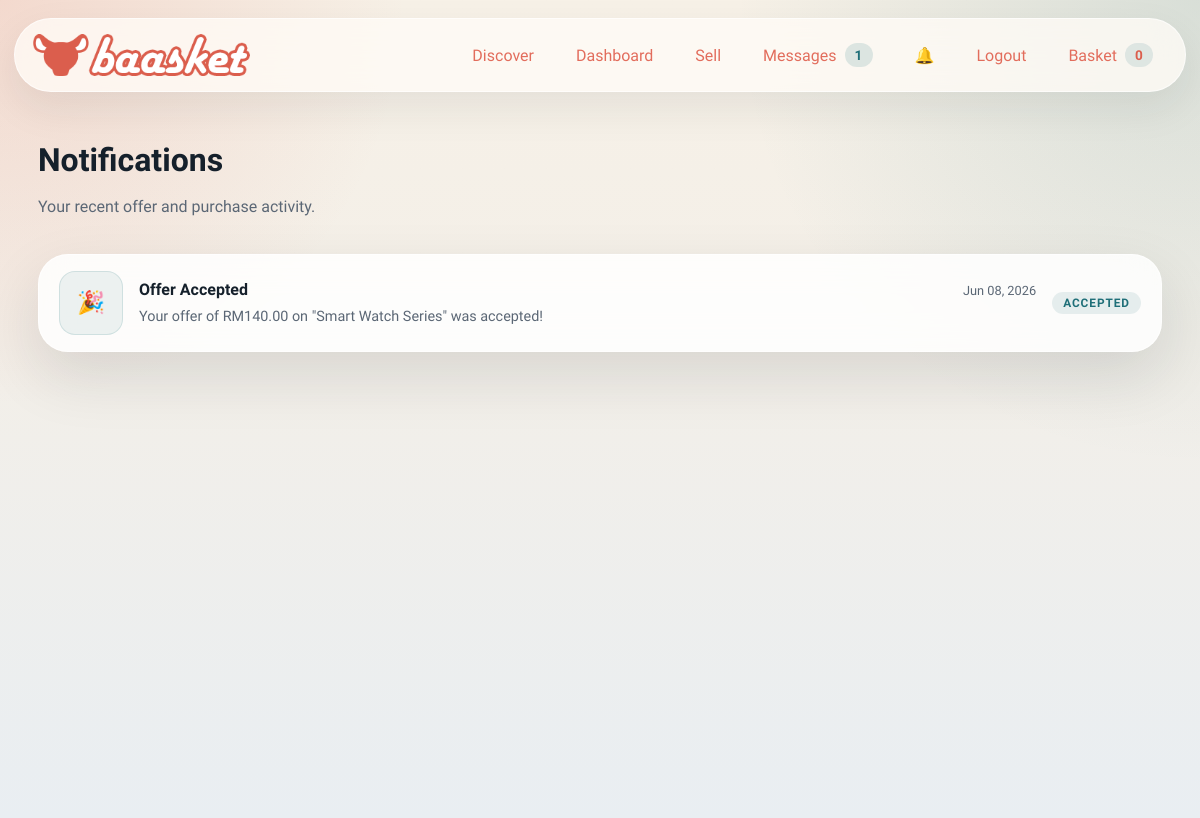
Screenshot of /notifications (signed in) with the database file from the repository.
### models.py (models this page shows)
class Notification(db.Model):
    __tablename__ = "notification"
    id = db.Column(db.Integer, primary_key=True)
    user_id = db.Column(db.Integer, db.ForeignKey("user.id"), nullable=False, index=True)
    message = db.Column(db.String(255), nullable=False)
    category = db.Column(db.String(40), nullable=False, default="general")
    is_read = db.Column(db.Boolean, nullable=False, default=False)
    created_at = db.Column(db.DateTime, nullable=False, default=datetime.utcnow, index=True)
    user = db.relationship("User", foreign_keys=[user_id], backref="notifications")

### main.py (the view)
	@app.get("/notifications")
	@login_required
	def notifications_view() -> str:
		notifs = (
			Notification.query.filter_by(user_id=current_user.id)
			.order_by(Notification.created_at.desc())
			.all()
		)
		for n in notifs:
			n.is_read = True
		db.session.commit()
		return render_template(
			"notifications.html",
			title="Notifications | Baasket",
			notifications=notifs,
		)

### models.py (called while the page is built)
@login_manager.user_loader
def load_user(user_id: str) -> User | None:
    if not user_id.isdigit():
        return None
    return db.session.get(User, int(user_id))

### payment.py (called while the page is built)
    def options(self) -> tuple[dict[str, object], ...]:
        return tuple(
            {
                "code": strategy.code,
                "label": strategy.label,
                "fee_rate": getattr(strategy, "fee_rate", Decimal("0.00")),
            }
            for strategy in self._strategies.values()
        )

### templates/notifications.html (shortened to what this page needs)
{% extends "base.html" %}
{% block content %}
<section class="section-block">
  <div class="section-heading">
    <div>
      <h2>Notifications</h2>
      <p>Your recent offer and purchase activity.</p>
    </div>
  </div>
  {% if notifications %}
    <div class="inbox-list">
      {% for notif in notifications %}
        <div class="inbox-row card-surface" style="cursor:default;">
          <div class="inbox-thumb-wrap">
            <div class="inbox-thumb inbox-thumb--placeholder" style="font-size:1.4rem;">
              {% if notif.category == "offer_accepted" %}🎉
              {% elif notif.category == "offer_declined" %}❌
              {% elif notif.category == "purchase" %}🛍️
              {% else %}🔔
              {% endif %}
            </div>
          </div>
          <div class="inbox-body">
            <div class="inbox-top">
              <span class="inbox-other">
                {% if notif.category == "offer_accepted" %}Offer Accepted
                {% elif notif.category == "offer_declined" %}Offer Declined
                {% elif notif.category == "purchase" %}Item Sold
                {% else %}Notification
                {% endif %}
              </span>
              <time class="inbox-time">{{ notif.created_at.strftime('%b %d, %Y') }}</time>
            </div>
            <p class="inbox-preview" style="margin-top:4px;">{{ notif.message }}</p>
          </div>
          <div class="inbox-role">
            {% if notif.category == "offer_accepted" %}
              <span class="role-chip role-chip--seller">Accepted</span>
            {% elif notif.category == "offer_declined" %}
              <span class="role-chip">Declined</span>
            {% elif notif.category == "purchase" %}
              <span class="role-chip role-chip--buyer">Sold</span>
            {% endif %}
          </div>
        </div>
      {% endfor %}
    </div>
  {% endif %}
</section>
{% endblock %}

### static/css/styles.css (style rules this page uses)
:root { color-scheme: light; --bg: #f4efe6; --bg-soft: #fffaf2; --panel: rgba(255, 255, 255, 0.84); --panel-strong: #ffffff; --ink: #15202b; --muted: #5b6775; --line: rgba(21, 32, 43, 0.12); --accent: #e26d5c; --accent-deep: #DB5E4D; --accent-soft: #ffd6cc; --success: #1f7a54; --warning: #a96c08; --shadow: 0 24px 60px rgba(21, 32, 43, 0.12); --radius-xl: 30px; --radius-lg: 22px; --radius-md: 16px; }
* { box-sizing: border-box; }
html { scroll-behavior: smooth; }
body { margin: 0; min-height: 100vh; background: radial-gradient(circle at top left, rgba(226, 109, 92, 0.18), transparent 28%), radial-gradient(circle at top right, rgba(31, 111, 120, 0.14), transparent 32%), linear-gradient(180deg, #f7f1e7 0%, #f3efe8 42%, #e9eef2 100%); color: var(--ink); font-family: "Lexend", "Trebuchet MS", "Gill Sans", "Segoe UI", sans-serif; }
.hero, .grid-layout, .detail-grid, .section-block { position: relative; margin-bottom: 24px; }
.hero-copy, .hero-card, .card-surface, .side-panel { border-radius: var(--radius-xl); background: var(--panel); border: 1px solid rgba(255, 255, 255, 0.66); box-shadow: var(--shadow); backdrop-filter: blur(16px); }
h1, h2, h3 { margin: 0; font-family: "Lexend", Georgia, "Times New Roman", serif; line-height: 1.06; }
.hero-text, .section-heading p, .product-meta, .detail-description, .panel-note p, .feed-item p, .empty-state { color: var(--muted); line-height: 1.6; }
.hero-card-top, .price-row, .action-row, .cart-controls, .cart-line, .section-heading, .subtle-row { display: flex; align-items: center; justify-content: space-between; gap: 12px; }
.section-block, .card-surface, .side-panel { padding: 24px; }
.section-heading { margin-bottom: 18px; }
.section-heading h2 { margin-bottom: 6px; font-size: 2rem; }
.inbox-list { display: grid; gap: 12px; }
.inbox-row { display: flex; align-items: center; gap: 16px; padding: 16px 20px; border-radius: var(--radius-xl); text-decoration: none; color: var(--ink); transition: transform 0.18s ease, box-shadow 0.18s ease, background 0.18s ease; cursor: pointer; }
.inbox-thumb-wrap { flex: none; }
.inbox-thumb { width: 64px; height: 64px; border-radius: 16px; object-fit: cover; border: 1px solid var(--line); display: block; }
.inbox-thumb--placeholder { background: rgba(31, 111, 120, 0.08); border: 1px solid rgba(31, 111, 120, 0.14); display: flex; align-items: center; justify-content: center; font-size: 1.5rem; }
.inbox-body { flex: 1; min-width: 0; display: grid; gap: 5px; }
.inbox-top { display: flex; align-items: baseline; justify-content: space-between; gap: 12px; }
.inbox-other { font-weight: 800; font-size: 1rem; white-space: nowrap; }
.inbox-time { color: var(--muted); font-size: 0.8rem; flex: none; }
.inbox-preview { margin: 0; font-size: 0.9rem; color: var(--muted); overflow: hidden; text-overflow: ellipsis; white-space: nowrap; }
.inbox-role { display: flex; flex-direction: column; align-items: flex-end; gap: 6px; flex: none; }
.role-chip { padding: 4px 11px; border-radius: 999px; font-size: 0.74rem; font-weight: 800; text-transform: uppercase; letter-spacing: 0.08em; }
.role-chip--seller { background: rgba(31, 111, 120, 0.1); color: #1f6f78; }

### rows the page displays
Notification: category "Offer Accepted", created_at "Jun 08, 2026", message "Your offer of RM140.00 on \"Smart Watch Series\" was accepted!"

### other values shown
{{ chat_count }} "1"
{{ cart_count }} "0"
